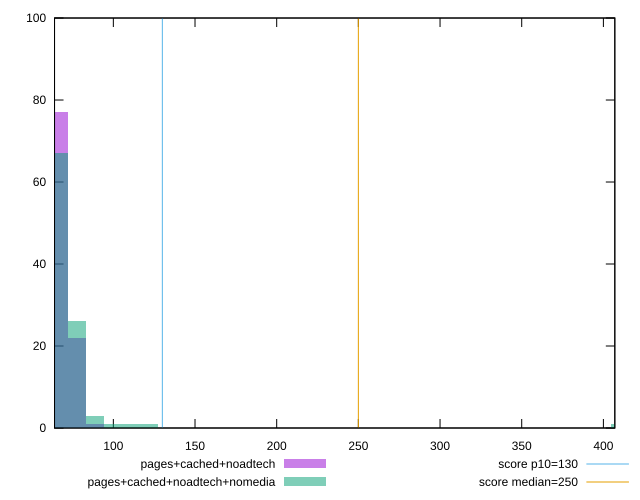

gnuplot code for this plot:
reset

$pagesCachedNoadtech <<EOF
66.50253799469516 77
77.58629432714436 22
88.67005065959356 1
EOF

$pagesCachedNoadtechNomedia <<EOF
77.58629432714436 26
66.50253799469516 67
88.67005065959356 3
121.92131965694114 1
110.83756332449195 1
410.0989843006202 1
99.75380699204275 1
EOF

set key outside below
set boxwidth 11.083756332449195
set xrange [64:407]
set yrange [0:100]
set trange [0:100]
set style fill transparent solid 0.5 noborder

set parametric
set terminal svg size 640, 500 enhanced background rgb 'white'
set output "report_0_00242021-02-20T12:25:28.543Z/max-potential-fid/comparison/histogram/2_vs_3.svg"

plot $pagesCachedNoadtech title "pages+cached+noadtech" with boxes, \
     $pagesCachedNoadtechNomedia title "pages+cached+noadtech+nomedia" with boxes, \
     130,t title "score p10=130", \
     250,t title "score median=250"

reset
